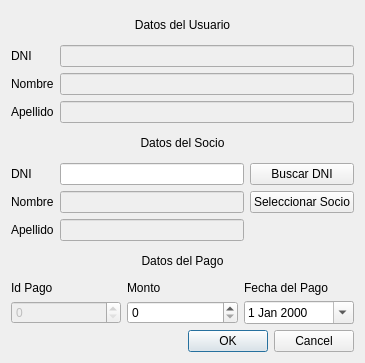
<?xml version="1.0" encoding="UTF-8"?>
<ui version="4.0">
 <class>agregarPago</class>
 <widget class="QDialog" name="agregarPago">
  <property name="geometry">
   <rect>
    <x>0</x>
    <y>0</y>
    <width>365</width>
    <height>363</height>
   </rect>
  </property>
  <property name="windowTitle">
   <string>Dialog</string>
  </property>
  <layout class="QGridLayout" name="gridLayout_7">
   <item row="0" column="0">
    <layout class="QVBoxLayout" name="verticalLayout">
     <item>
      <widget class="QLabel" name="label">
       <property name="enabled">
        <bool>true</bool>
       </property>
       <property name="sizePolicy">
        <sizepolicy hsizetype="Preferred" vsizetype="Preferred">
         <horstretch>0</horstretch>
         <verstretch>0</verstretch>
        </sizepolicy>
       </property>
       <property name="text">
        <string>Datos del Usuario</string>
       </property>
       <property name="alignment">
        <set>Qt::AlignmentFlag::AlignCenter</set>
       </property>
      </widget>
     </item>
     <item>
      <layout class="QFormLayout" name="formLayout">
       <item row="0" column="0">
        <widget class="QLabel" name="label_2">
         <property name="text">
          <string>DNI</string>
         </property>
        </widget>
       </item>
       <item row="0" column="1">
        <widget class="QLineEdit" name="txtDniUsuario">
         <property name="enabled">
          <bool>false</bool>
         </property>
        </widget>
       </item>
       <item row="1" column="0">
        <widget class="QLabel" name="label_3">
         <property name="text">
          <string>Nombre</string>
         </property>
        </widget>
       </item>
       <item row="1" column="1">
        <widget class="QLineEdit" name="txtNombreUsuario">
         <property name="enabled">
          <bool>false</bool>
         </property>
        </widget>
       </item>
       <item row="2" column="0">
        <widget class="QLabel" name="label_4">
         <property name="text">
          <string>Apellido</string>
         </property>
        </widget>
       </item>
       <item row="2" column="1">
        <widget class="QLineEdit" name="txtApellidoUsuario">
         <property name="enabled">
          <bool>false</bool>
         </property>
        </widget>
       </item>
      </layout>
     </item>
     <item>
      <widget class="QLabel" name="label_5">
       <property name="text">
        <string>Datos del Socio</string>
       </property>
       <property name="alignment">
        <set>Qt::AlignmentFlag::AlignCenter</set>
       </property>
      </widget>
     </item>
     <item>
      <layout class="QGridLayout" name="gridLayout_5">
       <item row="1" column="0">
        <widget class="QLabel" name="label_7">
         <property name="text">
          <string>Nombre</string>
         </property>
        </widget>
       </item>
       <item row="2" column="0">
        <widget class="QLabel" name="label_8">
         <property name="text">
          <string>Apellido</string>
         </property>
        </widget>
       </item>
       <item row="0" column="1">
        <widget class="QLineEdit" name="txtDniSocio">
         <property name="enabled">
          <bool>true</bool>
         </property>
        </widget>
       </item>
       <item row="2" column="1">
        <widget class="QLineEdit" name="txtApellidoSocio">
         <property name="enabled">
          <bool>false</bool>
         </property>
        </widget>
       </item>
       <item row="0" column="0">
        <widget class="QLabel" name="label_6">
         <property name="text">
          <string>DNI</string>
         </property>
        </widget>
       </item>
       <item row="1" column="1">
        <widget class="QLineEdit" name="txtNombreSocio">
         <property name="enabled">
          <bool>false</bool>
         </property>
        </widget>
       </item>
       <item row="1" column="2">
        <widget class="QPushButton" name="btnSelectSocio">
         <property name="text">
          <string>Seleccionar Socio</string>
         </property>
        </widget>
       </item>
       <item row="0" column="2">
        <widget class="QPushButton" name="btnBuscarDni">
         <property name="text">
          <string>Buscar DNI</string>
         </property>
        </widget>
       </item>
      </layout>
     </item>
     <item>
      <widget class="QLabel" name="label_9">
       <property name="text">
        <string>Datos del Pago</string>
       </property>
       <property name="alignment">
        <set>Qt::AlignmentFlag::AlignCenter</set>
       </property>
      </widget>
     </item>
     <item>
      <layout class="QGridLayout" name="gridLayout_6">
       <item row="1" column="0">
        <widget class="QSpinBox" name="sbIdPago">
         <property name="enabled">
          <bool>false</bool>
         </property>
        </widget>
       </item>
       <item row="0" column="1">
        <widget class="QLabel" name="label_11">
         <property name="text">
          <string>Monto</string>
         </property>
        </widget>
       </item>
       <item row="1" column="1">
        <widget class="QSpinBox" name="sbMonto">
         <property name="maximum">
          <number>1000000</number>
         </property>
        </widget>
       </item>
       <item row="0" column="0">
        <widget class="QLabel" name="label_10">
         <property name="text">
          <string>Id Pago</string>
         </property>
        </widget>
       </item>
       <item row="0" column="2">
        <widget class="QLabel" name="label_12">
         <property name="text">
          <string>Fecha del Pago</string>
         </property>
        </widget>
       </item>
       <item row="1" column="2">
        <widget class="QDateEdit" name="dtFechaPago">
         <property name="calendarPopup">
          <bool>true</bool>
         </property>
        </widget>
       </item>
      </layout>
     </item>
     <item>
      <widget class="QDialogButtonBox" name="buttonBox">
       <property name="orientation">
        <enum>Qt::Orientation::Horizontal</enum>
       </property>
       <property name="standardButtons">
        <set>QDialogButtonBox::StandardButton::Cancel|QDialogButtonBox::StandardButton::Ok</set>
       </property>
      </widget>
     </item>
    </layout>
   </item>
  </layout>
 </widget>
 <resources/>
 <connections>
  <connection>
   <sender>buttonBox</sender>
   <signal>accepted()</signal>
   <receiver>agregarPago</receiver>
   <slot>accept()</slot>
   <hints>
    <hint type="sourcelabel">
     <x>248</x>
     <y>254</y>
    </hint>
    <hint type="destinationlabel">
     <x>157</x>
     <y>274</y>
    </hint>
   </hints>
  </connection>
  <connection>
   <sender>buttonBox</sender>
   <signal>rejected()</signal>
   <receiver>agregarPago</receiver>
   <slot>reject()</slot>
   <hints>
    <hint type="sourcelabel">
     <x>316</x>
     <y>260</y>
    </hint>
    <hint type="destinationlabel">
     <x>286</x>
     <y>274</y>
    </hint>
   </hints>
  </connection>
 </connections>
</ui>
